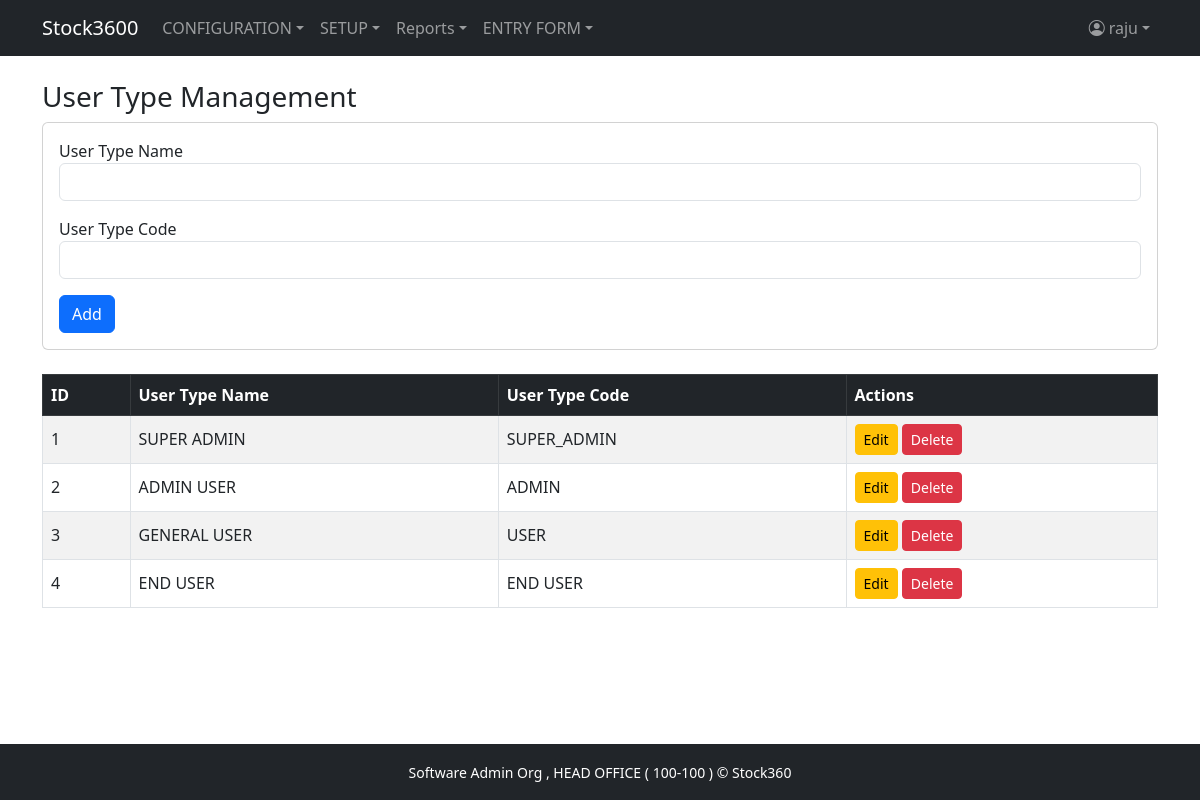
The app's page /user_type.php (signed in) with its own data.
### tables this page shows
CREATE TABLE `menu_info` (
  `MENU_ID` int(11) NOT NULL,
  `MENU_NAME` varchar(100) NOT NULL,
  `MENU_LINK` varchar(255) DEFAULT NULL,
  `PARENT_ID` int(11) DEFAULT NULL
);

CREATE TABLE `user_type_info` (
  `USER_TYPE_ID` int(11) NOT NULL,
  `USER_TYPE_NAME` varchar(100) NOT NULL,
  `USER_TYPE_CODE` varchar(50) NOT NULL,
  `ROLE_LEVEL` int(11) NOT NULL
);

### user_type.php (the view, shortened to what this page needs)
<?php
require 'db.php';
$canInsert   = $_SESSION['user']['can_insert'] ?? 0;
$canEdit     = $_SESSION['user']['can_edit'] ?? 0;
$canDelete   = $_SESSION['user']['can_delete'] ?? 0;
$editUserType = null;
$stmt = $pdo->query("SELECT * FROM user_type_info ORDER BY USER_TYPE_ID");
$userTypes = $stmt->fetchAll();
?>
<!DOCTYPE html>
<html lang="en">
<head>
    <link href="https://cdn.jsdelivr.net/npm/bootstrap@5.3.0/dist/css/bootstrap.min.css" rel="stylesheet">
</head>
<body class="d-flex flex-column min-vh-100">
<?php include 'header.php'; ?>
<main class="container flex-grow-1 py-4">
    <h3>User Type Management</h3>
    <?php if ($canInsert || $editUserType): ?>
    <div class="card mb-4">
        <div class="card-body">
            <form method="post">
                <div class="mb-3">
                    <label>User Type Name</label>
                    <input type="text" name="USER_TYPE_NAME" class="form-control" required
                           value="<?= htmlspecialchars($editUserType['USER_TYPE_NAME'] ?? '') ?>">
                </div>
                <div class="mb-3">
                    <label>User Type Code</label>
                    <input type="text" name="USER_TYPE_CODE" class="form-control" required
                           value="<?= htmlspecialchars($editUserType['USER_TYPE_CODE'] ?? '') ?>">
                </div>
                <button type="submit" class="btn btn-primary">
                    <?= $editUserType ? 'Update' : 'Add' ?>
                </button>
            </form>
        </div>
    </div>
    <?php endif; ?>
    <div class="table-responsive">
        <table class="table table-bordered table-striped align-middle">
            <thead class="table-dark">
                <tr>
                    <th>ID</th>
                    <th>User Type Name</th>
                    <th>User Type Code</th>
                    <th>Actions</th>
                </tr>
            </thead>
            <tbody>
                <?php foreach ($userTypes as $ut): ?>
                    <tr>
                        <td><?= htmlspecialchars($ut['USER_TYPE_ID']) ?></td>
                        <td><?= htmlspecialchars($ut['USER_TYPE_NAME']) ?></td>
                        <td><?= htmlspecialchars($ut['USER_TYPE_CODE']) ?></td>
                        <td>
                            <?php if ($canEdit): ?>
                                <a href="?edit=<?= urlencode($ut['USER_TYPE_ID']) ?>" class="btn btn-sm btn-warning">Edit</a>
                            <?php endif; ?>
                            <?php if ($canDelete): ?>
                                <a href="?delete=<?= urlencode($ut['USER_TYPE_ID']) ?>"
                                   onclick="return confirm('Are you sure you want to delete this user type?');"
                                   class="btn btn-sm btn-danger">Delete</a>
                            <?php endif; ?>
                        </td>
                    </tr>
                <?php endforeach; ?>
            </tbody>
        </table>
    </div>
</main>
<?php include 'footer.php'; ?>
</body>
</html>

### header.php (shortened to what this page needs)
<?php
$loginUserTypeId = $_SESSION['user']['user_type_id'] ?? '';
$loginUserId     = $_SESSION['user']['user_id'] ?? '';
$sqlMenus = "SELECT m.MENU_ID, m.MENU_NAME, m.MENU_LINK, m.PARENT_ID
             FROM menu_info m
             INNER JOIN user_menu_view_permission ump
                 ON m.MENU_ID = ump.MENU_ID
             WHERE ump.USER_TYPE_ID = :user_type_id
               AND ump.CAN_VIEW = true
             ORDER BY m.MENU_ID";
$stmtMenus = $pdo->prepare($sqlMenus);
$stmtMenus->execute([
    'user_type_id' => $loginUserTypeId
]);
$menus = $stmtMenus->fetchAll(PDO::FETCH_ASSOC);
$menuTree = [];
foreach ($menus as $menu) {
    $parentId = $menu['PARENT_ID'] ?: 0;
    $menuTree[$parentId][] = $menu;
}
?>
<!DOCTYPE html>
<html lang="en">
<head>
    <link href="https://cdn.jsdelivr.net/npm/bootstrap@5.3.0/dist/css/bootstrap.min.css" rel="stylesheet">
    <link href="https://cdn.jsdelivr.net/npm/bootstrap-icons@1.10.5/font/bootstrap-icons.css" rel="stylesheet">
</head>
<body>
<nav class="navbar navbar-expand-lg navbar-dark bg-dark">
    <div class="container">
        <a class="navbar-brand" href="home.php">Stock3600</a>
        <div class="collapse navbar-collapse" id="navbarContent">
            <ul class="navbar-nav me-auto">
                <?php
                if (isset($menuTree[0])) {
                    foreach ($menuTree[0] as $menu) {
                        $menuId = $menu['MENU_ID'];
                        if (isset($menuTree[$menuId])) {
                            echo '<li class="nav-item dropdown">';
                            echo '<a class="nav-link dropdown-toggle" href="#" role="button" data-bs-toggle="dropdown">'
                                . htmlspecialchars($menu['MENU_NAME']) . '</a>';
                            echo '<ul class="dropdown-menu">';
                            echo '</ul></li>';
                        } else {
                            echo '<li class="nav-item">';
                            echo '<a class="nav-link" href="' . htmlspecialchars($menu['MENU_LINK']) . '">'
                                . htmlspecialchars($menu['MENU_NAME']) . '</a></li>';
                        }
                    }
                }
                ?>
            </ul>
            <ul class="navbar-nav ms-auto">
                <li class="nav-item dropdown">
                    <a class="nav-link dropdown-toggle d-flex align-items-center" href="#" role="button" data-bs-toggle="dropdown">
                        <i class="bi bi-person-circle me-1"></i>
                        <?= htmlspecialchars($loginUserId) ?>
                    </a>
                </li>
            </ul>
        </div>
    </div>
</nav>
</body>
</html>

### footer.php (shortened to what this page needs)
<footer class="mt-auto py-3 bg-dark text-white">
    <div class="container text-center">
        <small>
            <?= htmlspecialchars($_SESSION['user']['org_name'] ?? 'N/A') ?> ,
            <?= htmlspecialchars($_SESSION['user']['branch_name'] ?? 'N/A') ?> (
            <?= htmlspecialchars($_SESSION['user']['br_code'] ?? 'N/A') ?> )
            &copy; Stock360
        </small>
    </div>
</footer>
</body>
</html>

### header.php (style rules this page uses)
html, body { height: 100%; }
body { display: flex; flex-direction: column; }
footer { background-color: #212529; color: white; }

### records on screen
menu_info: MENU_NAME "CONFIGURATION"
menu_info: MENU_NAME "SETUP"
menu_info: MENU_NAME "Reports"
menu_info: MENU_NAME "ENTRY FORM"
user_type_info: USER_TYPE_ID "1", USER_TYPE_NAME "SUPER ADMIN", USER_TYPE_CODE "SUPER_ADMIN"
user_type_info: USER_TYPE_ID "2", USER_TYPE_NAME "ADMIN USER", USER_TYPE_CODE "ADMIN"
user_type_info: USER_TYPE_ID "3", USER_TYPE_NAME "GENERAL USER", USER_TYPE_CODE "USER"
user_type_info: USER_TYPE_ID "4", USER_TYPE_NAME "END USER", USER_TYPE_CODE "END USER"

### other values on screen
$loginUserId "raju"
$_SESSION['user']['org_name'] "Software Admin Org"
$_SESSION['user']['branch_name'] "HEAD OFFICE"
$_SESSION['user']['br_code'] "100-100"
